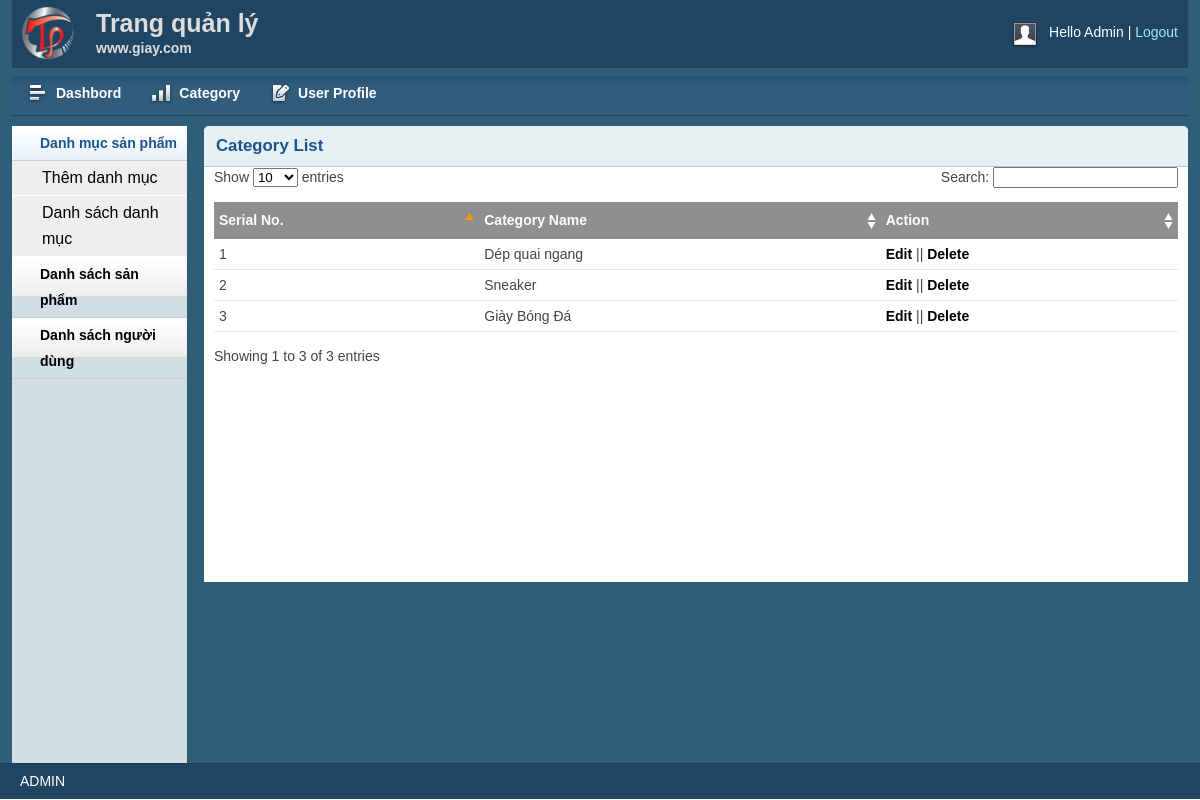
The page /admin/catlist.php (signed in) on the database its author committed.
### tables this page shows
CREATE TABLE `tbl_product_category` (
  `category_id` int(11) NOT NULL,
  `category_name` varchar(200) NOT NULL DEFAULT '0',
  `category_ename` varchar(50) DEFAULT NULL
);

### modules/database.php (called while the page is built, shortened)
<?php
Class Database{
public $host = HOST;
public $user = USERNAME;
public $pass = PASSWORD;
public $dbname = DB_NAME1;
public $link;
private function connectDB(){
$this->link = new mysqli($this->host, $this->user, $this->pass,
$this->dbname);
}
public function select($query){
$result = $this->link->query($query) or
die($this->link->error.__LINE__);
if($result->num_rows > 0){
return $result;
} else {
return false;
}
}
}

### admin/category.php (called while the page is built, shortened)
<?php
    include '../modules/database.php';
?>
<?php
     class category
     {
        private $db;
        public function __construct()
        {
            $this->db = new Database();
        }
         public function show_category()
        {
            $query = "SELECT * FROM  tbl_product_category ORDER BY category_id DESC";
            $result = $this->db->select($query);
            return $result;
        }
    }
    ?>

### admin/catlist.php (the view, shortened to what this page needs)
<?php include 'inc/header.php';?>
<?php include 'inc/sidebar.php';?>
<?php include 'category.php';?>
<?php
$cat = new category();
?>
        <div class="grid_10">
            <div class="box round first grid">
                <h2>Category List</h2>
                <div cl ass="block">
                    <table class="data display datatable" id="example">
					<thead>
						<tr>
							<th>Serial No.</th>
							<th>Category Name</th>
							<th>Action</th>
						</tr>
					</thead>
					<tbody>
						<?php
						$show_cate = $cat->show_category();
						if($show_cate){
							$i=0;
							while($result = $show_cate->fetch_assoc()){
							$i++;
						?>
						<tr class="odd gradeX">
							<td><?php echo $i?></td>
							<td><?php echo $result['category_name']?></td>
							<td><a href="catedit.php?category_id=<?php echo $result['category_id']?>">Edit</a> || <a onclick = "return confirm('Xoa?')" href="?del_id=<?php echo $result['category_id']?>">Delete</a></td>
						</tr>
						<?php
						}
					}
						?>
					</tbody>
				</table>
               </div>
            </div>
        </div>
<?php include 'inc/footer.php';?>

### admin/css/layout.css (style rules this page uses)
body { background: #fff none repeat scroll 0 0; color: #444; font-size: 14px; padding: 0; }
a { color: #000; font-weight:bold; text-decoration: none; }
h1, h2, h3, h4, h5, h6 { line-height:1.2em; margin-bottom:.3em; }
h2 { margin-top:1em; }
.box { background:#fff; margin-bottom:20px; padding:10px 10px 10px 10px; margin-left:-8px; }
.box.grid { padding-bottom:40px; }
.box.round { -moz-border-radius: 5px 5px 0px 0px; -webkit-border-radius: 5px 5px 0px 0px; border-radius: 5px 5px 0px 0px; }
.box h2 { font-size:1.2em; font-weight:bold; color:#1B548D; background:#E6F0F3; margin:-10px -10px 0 -10px; padding:10px 12px; border-bottom:1px solid #B3CBD6; -moz-border-radius: 5px 5px 0px 0px; -webkit-border-radius: 5px 5px 0px 0px; border-radius: 5px 5px 0px 0px; }
.box.first { min-height: 406px; }
table.display { margin: 0 auto; clear: both; width: 100%; }
.sorting_asc { background: #8f8f8f url(../img/table/sort_asc.png) no-repeat center right; padding:8px 5px; text-align:left; color:#fff; }
.sorting { background:#8f8f8f url(../img/table/sort_both.png) no-repeat center right; padding:8px 5px; text-align:left; color:#fff; }
tr.odd { height: 30px; line-height: 30px; border-bottom:1px solid #e6e6e6; }
tr.even { height: 30px; line-height: 30px; border-bottom:1px solid #e6e6e6; }
tr.odd td, tr.even td { padding-left:5px; }

### rows shown on the page
tbl_product_category: category_name "Dép quai ngang"
tbl_product_category: category_name "Sneaker"
tbl_product_category: category_name "Giày Bóng Đá"
